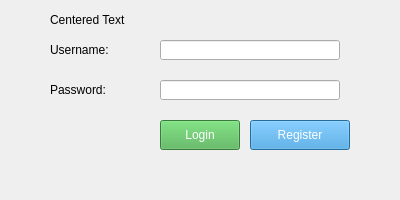
<?xml version="1.0" encoding="UTF-8"?>
<ui version="4.0">
 <class>LoginDialog</class>
 <widget class="QMainWindow" name="LoginDialog">
  <property name="geometry">
   <rect>
    <x>0</x>
    <y>0</y>
    <width>400</width>
    <height>200</height>
   </rect>
  </property>
  <property name="windowTitle">
   <string>Login</string>
  </property>
  <widget class="QLabel" name="labelCenter" alignment="Qt::AlignHCenter">
   <property name="geometry">
    <rect>
     <x>50</x>
     <y>10</y>
     <width>300</width>
     <height>20</height>
    </rect>
   </property>
   <property name="text">
    <string>Centered Text</string>
   </property>
  </widget>
  <widget class="QLabel" name="labelUsername">
   <property name="geometry">
    <rect>
     <x>50</x>
     <y>40</y>
     <width>100</width>
     <height>20</height>
    </rect>
   </property>
   <property name="text">
    <string>Username:</string>
   </property>
  </widget>
  <widget class="QLineEdit" name="lineEditUsername">
   <property name="geometry">
    <rect>
     <x>160</x>
     <y>40</y>
     <width>180</width>
     <height>20</height>
    </rect>
   </property>
  </widget>
  <widget class="QLabel" name="labelPassword">
   <property name="geometry">
    <rect>
     <x>50</x>
     <y>80</y>
     <width>100</width>
     <height>20</height>
    </rect>
   </property>
   <property name="text">
    <string>Password:</string>
   </property>
  </widget>
  <widget class="QLineEdit" name="lineEditPassword">
   <property name="geometry">
    <rect>
     <x>160</x>
     <y>80</y>
     <width>180</width>
     <height>20</height>
    </rect>
   </property>
   <property name="echoMode">
    <enum>QLineEdit::Password</enum>
   </property>
  </widget>
  <widget class="QPushButton" name="pushButtonLogin">
   <property name="geometry">
    <rect>
     <x>160</x>
     <y>120</y>
     <width>80</width>
     <height>30</height>
    </rect>
   </property>
   <property name="text">
    <string>Login</string>
   </property>
   <property name="styleSheet">
    <string>background-color: #4CAF50; color: white;</string>
   </property>
  </widget>
  <widget class="QPushButton" name="pushButtonRegister">
   <property name="geometry">
    <rect>
     <x>250</x>
     <y>120</y>
     <width>100</width>
     <height>30</height>
    </rect>
   </property>
   <property name="text">
    <string>Register</string>
   </property>
   <property name="styleSheet">
    <string>background-color: #3498DB; color: white;</string>
   </property>
  </widget>
 </widget>
 <resources/>
 <connections/>
</ui>
